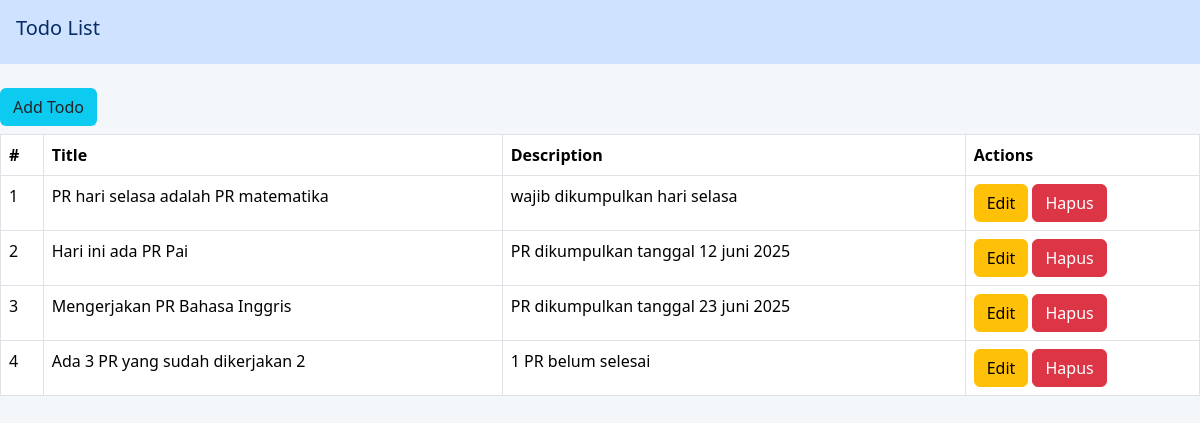
Page /todolistdb/dashboard.php on the committed database.
### tables this page shows
CREATE TABLE `todos` (
  `id` int NOT NULL,
  `title` varchar(70) NOT NULL,
  `description` varchar(70) NOT NULL
);

### todolistdb/dashboard.php (the view, shortened to what this page needs)
<?php
require 'connection.php';
$query ="SELECT * FROM todos";
$results = mysqli_query($connect, $query);
?>
<!doctype html>
<html lang="en">
  <head>
    <link href="https://cdn.jsdelivr.net/npm/bootstrap@5.3.3/dist/css/bootstrap.min.css" rel="stylesheet">
  </head>
  <body>
    <div class="p-3 mb-4 text-right bg-primary-subtle text-primary-emphasis"><h5>Todo List</h5></div>
    <a class="mb-2 btn bg-info" href="tambah.php">Add Todo</a>
    <table class="table table-bordered table-soft-blue">
        <thead>
            <tr>
                <th>#</th>
                <th>Title</th>
                <th>Description</th>
                <th>Actions</th>
            </tr>
        </thead>
        <tbody>
            <?php
             if (mysqli_num_rows($results) > 0){
                $no = 1;
                while ($show = mysqli_fetch_assoc($results)){
                    echo "
                    <tr>
                        <td>$no</td>
                        <td>$show[title]</td>
                        <td>$show[description]</td>
                        <td>
                            <a href='edit.php?id=$show[id]' class='btn btn-warning'>Edit</a>
                            <form action='hapus_proses.php' method='POST' class='d-inline'>
                                <input type='hidden' name='id' value='$show[id]' />
                                <button type='submit' class='btn btn-danger'>Hapus</button>
                            </form>
                        </td>
                    </tr>
                    ";
                    $no++;
                }
            }else{
                echo "<div class='text-danger'>Data Tidak Ada</div>";
            }
            ?>
        </tbody>
    </table>
  </body>
</html>

### todolistdb/dashboard.php (style rules this page uses)
body { background-color: #f3f7fa; font-family: 'Segoe UI', sans-serif; }

### rows in the picture
todos: title "PR hari selasa adalah PR matematika", description "wajib dikumpulkan hari selasa"
todos: title "Hari ini ada PR Pai", description "PR dikumpulkan tanggal 12 juni 2025"
todos: title "Mengerjakan PR Bahasa Inggris", description "PR dikumpulkan tanggal 23 juni 2025"
todos: title "Ada 3 PR yang sudah dikerjakan 2", description "1 PR belum selesai"
